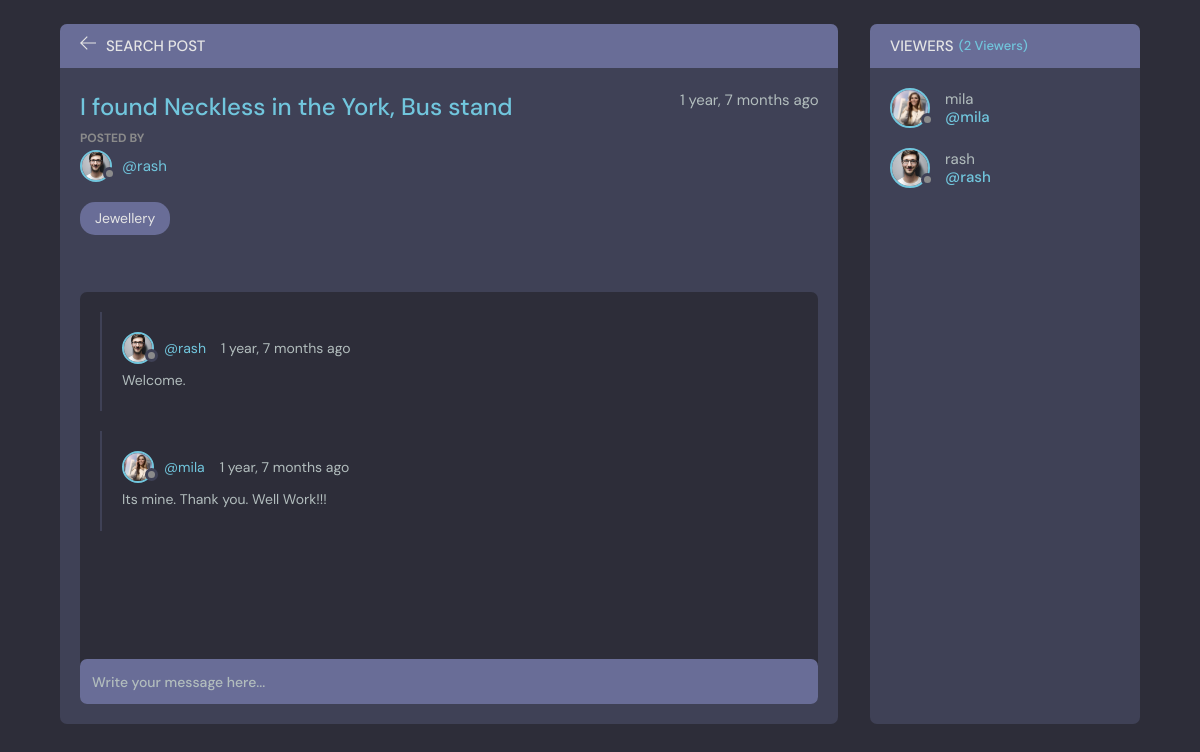
Page /room/6/ on the committed database.
### base/models.py (models this page shows, shortened)
class Room(models.Model):
    host = models.ForeignKey(User, on_delete=models.SET_NULL, null=True)
    topic = models.ForeignKey(Topic, on_delete=models.SET_NULL, null=True)
    name = models.CharField(max_length=200)
    description = models.TextField(null=True, blank=True)
    participants = models.ManyToManyField(User, related_name='participants', blank=True)
    complete=models.BooleanField(default=True)
    updated = models.DateTimeField(auto_now=True)
    created = models.DateTimeField(auto_now_add=True)
    class Meta:
        ordering = ['-updated', '-created']

class User(AbstractUser):
    name = models.CharField(max_length=200, null=True)
    email = models.EmailField(unique=True, null=True)
    bio = models.TextField(null=True)
    avatar = models.ImageField(null=True, default="avatar.svg")
    USERNAME_FIELD = 'email'
    REQUIRED_FIELDS = []

class Topic(models.Model):
    name = models.CharField(max_length=200)
    def __str__(self):
        return self.name

class Message(models.Model):
    user = models.ForeignKey(User, on_delete=models.CASCADE)
    room = models.ForeignKey(Room, on_delete=models.CASCADE)
    body = models.TextField()
    updated = models.DateTimeField(auto_now=True)
    created = models.DateTimeField(auto_now_add=True)
    class Meta:
        ordering = ['-updated', '-created']

### base/views.py (the view, shortened to what this page needs)
# urls.py: path('room/<str:pk>/', views.room, name="room"),
def room(request, pk):
    room = Room.objects.get(id=pk)
    room_messages = room.message_set.all()
    participants = room.participants.all()
    context = {'room': room, 'room_messages': room_messages, 'participants':participants}
    return render(request, 'base/room.html', context)

### base/templates/base/room.html (shortened to what this page needs)
{% extends 'nonavbar.html' %}
{% load static %}
{% block content %}
    <main class="profile-page layout layout--2">
      <div class="container">
        <div class="room">
          <div class="room__top">
            <div class="room__topLeft">
              <a href="{% url 'home' %}">
                <svg version="1.1" xmlns="http://www.w3.org/2000/svg" width="32" height="32" viewBox="0 0 32 32">
                  <title>arrow-left</title>
                  <path
                    d="M13.723 2.286l-13.723 13.714 13.719 13.714 1.616-1.611-10.96-10.96h27.625v-2.286h-27.625l10.965-10.965-1.616-1.607z"
                  ></path>
                </svg>
              </a>
              <h3>Search Post</h3>
            </div>
          </div>
          <div class="room__box scroll">
            <div class="room__header scroll">
              <div class="room__info">
                <h3>{{room.name}}</h3>
                <span>{{room.created|timesince}} ago</span>
              </div>
              <div class="room__hosted">
                <p>Posted By</p>
                <a href="{% url 'user-profile' room.host.id %}" class="room__author">
                  <div class="avatar avatar--small">
                    <img src="{{room.host.avatar.url}}" />
                  </div>
                  <span>@{{room.host.username}}</span>
                </a>
              </div>
              <span class="room__topics">{{room.topic}}</span>
            </div>
            <div class="room__conversation">
              <div class="threads scroll">
                {% for message in room_messages %}
                <div class="thread">
                  <div class="thread__top">
                    <div class="thread__author">
                      <a href="{% url 'user-profile' message.user.id %}" class="thread__authorInfo">
                        <div class="avatar avatar--small">
                          <img src="{{message.user.avatar.url}}" />
                        </div>
                        <span>@{{message.user.username}}</span>
                      </a>
                      <span class="thread__date">{{message.created|timesince}} ago</span>
                    </div>
                  </div>
                  <div class="thread__details">
                    {{message.body}}
                  </div>
                </div>
                {% endfor %}
              </div>
            </div>
          </div>
          <div class="room__message">
            <form action="" method="POST">
              <input name="body" placeholder="Write your message here..." /></form>
          </div>
        </div>
        <div class="participants">
          <h3 class="participants__top">Viewers <span>({{participants.count}} Viewers)</span></h3>
          <div class="participants__list scroll">
            {% for user in participants %}
            <a href="{% url 'user-profile' user.id %}" class="participant">
              <div class="avatar avatar--medium">
                <img src="{{user.avatar.url}}" />
              </div>
              <p>
                {{user.username}}
                <span>@{{user.username}}</span>
              </p>
            </a>
            {% endfor %}
          </div>
        </div>
      </div>
    </main>
    {% endblock content %}

### templates/nonavbar.html (shortened to what this page needs)
<!DOCTYPE html>
{% load static %}
<html lang="en">
  <head>
    <link rel="stylesheet" href="{% static 'styles/style.css' %}" />
  </head>
  <body>
    {% block content %}
    {% endblock %}
  </body>
</html>

### rows in the picture
Room: name "I found Neckless in the York, Bus stand", created "1 year, 7 months", host.avatar (picture), host.username "rash", topic "Jewellery"
Message: user.avatar (picture), user.username "rash", created "1 year, 7 months", body "Welcome."
Message: user.avatar (picture), user.username "mila", created "1 year, 7 months", body "Its mine. Thank you. Well Work!!!"
User: avatar (picture), username "mila"
User: avatar (picture), username "rash"

### other values in the picture
{{ participants.count }} "2"
